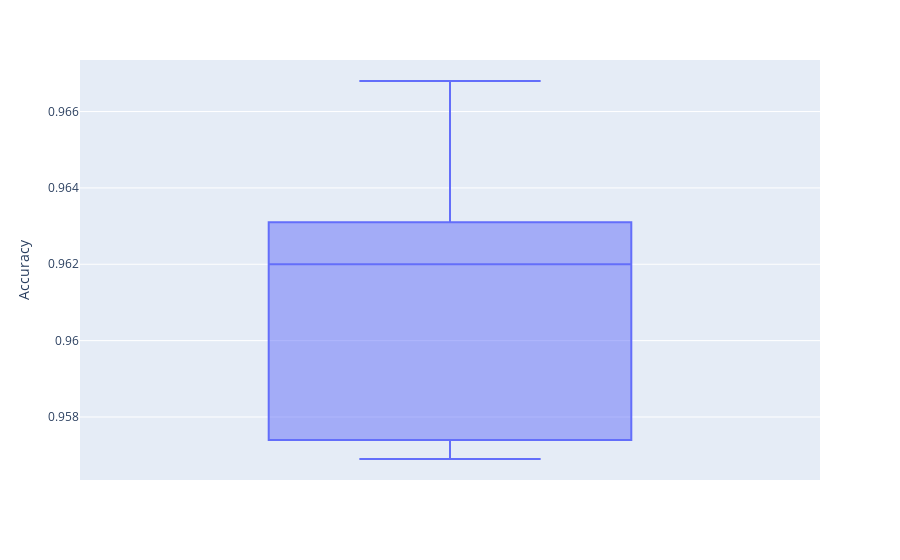

The notebook cell saved with this chart:
### Markdown cell above
## Present results

### Code cell
print(f'Accuracy: mean={np.mean(scores)}, std={np.std(scores)}')
fig = px.box(pd.DataFrame(data=scores, columns=['Accuracy']), y='Accuracy')
fig.show()

import matplotlib.pyplot as plt
for idx, history in enumerate(histories):
    h = history.history
    plt.subplot(2, 1, 1)
    plt.title('Sparse Categorical Cross-Entropy Loss')
    plt.plot(h['loss'], color='blue', label='train')
    plt.plot(h['val_loss'], color='orange', label='test')
    if idx == 0:
        plt.legend(loc='upper right')

    plt.subplot(2, 1, 2)
    plt.title('Accuracy')
    plt.plot(h['accuracy'], color='blue', label='train')
    plt.plot(h['val_accuracy'], color='orange', label='test')
    if idx == 0:
        plt.legend(loc='lower right')

plt.show()

### Figure 1 — Plotly figure (JSON) as saved in the notebook; plotly's stock layout.template omitted (floating-point values rounded to 4 significant figures)
{"data": [{"alignmentgroup": "True", "hovertemplate": "Accuracy=%{y}<extra></extra>", "legendgroup": "", "marker": {"color": "#636efa"}, "name": "", "notched": false, "offsetgroup": "", "orientation": "v", "showlegend": false, "type": "box", "x0": " ", "xaxis": "x", "y": [0.9586, 0.9569, 0.962, 0.957, 0.9628, 0.9668, 0.9632], "y0": " ", "yaxis": "y"}], "layout": {"boxmode": "group", "legend": {"tracegroupgap": 0}, "margin": {"t": 60}, "xaxis": {"anchor": "y", "domain": [0, 1]}, "yaxis": {"anchor": "x", "domain": [0, 1], "title": {"text": "Accuracy"}}}}
